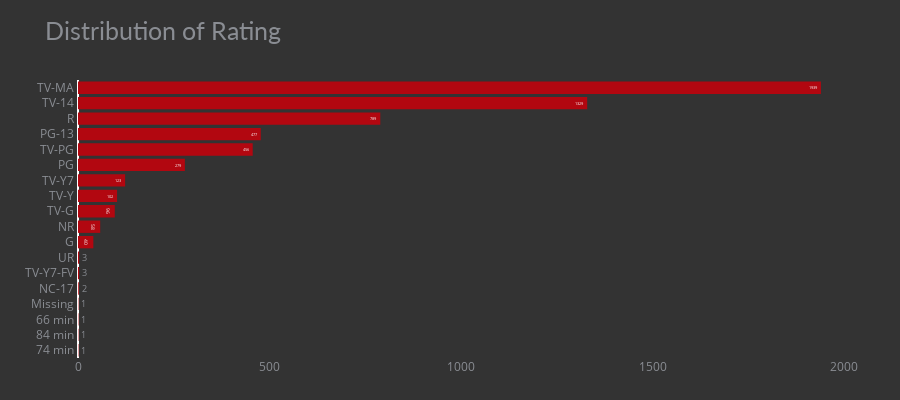

Notebook code cell kept with this figure:
### Code cell
df_rating = pd.DataFrame(df['rating'].value_counts()).reset_index().rename(columns={'index':'rating','rating':'count'})

fig_bar = px.bar(df_rating, y='rating', x='count', title='Distribution of Rating',

color_discrete_sequence=['#b20710'], text='count')

fig_bar.update_xaxes(showgrid=False)

fig_bar.update_yaxes(showgrid=False, categoryorder='total ascending', ticksuffix=' ', showline=False)

fig_bar.update_traces(hovertemplate=None, marker=dict(line=dict(width=0)))

fig_bar.update_layout(margin=dict(t=80, b=0, l=70, r=40),

hovermode="y unified",

xaxis_title=' ', yaxis_title=" ", height=400,

plot_bgcolor='#333', paper_bgcolor='#333',

title_font=dict(size=25, color='#8a8d93', family="Lato, sans-serif"),

font=dict(color='#8a8d93'),

legend=dict(orientation="h", yanchor="bottom", y=1, xanchor="center", x=0.5),

hoverlabel=dict(bgcolor="black", font_size=13, font_family="Lato, sans-serif"))

### Figure 1 — Plotly figure (JSON) as saved in the notebook; plotly's stock layout.template omitted (floating-point values rounded to 4 significant figures)
{"data": [{"alignmentgroup": "True", "legendgroup": "", "marker": {"color": "#b20710", "line": {"width": 0}, "pattern": {"shape": ""}}, "name": "", "offsetgroup": "", "orientation": "h", "showlegend": false, "text": [1939, 1329, 789, 477, 456, 279, 123, 102, 96, 58, 40, 3, 3, 2, 1, 1, 1, 1], "textposition": "auto", "type": "bar", "x": [1939, 1329, 789, 477, 456, 279, 123, 102, 96, 58, 40, 3, 3, 2, 1, 1, 1, 1], "xaxis": "x", "y": ["TV-MA", "TV-14", "R", "PG-13", "TV-PG", "PG", "TV-Y7", "TV-Y", "TV-G", "NR", "G", "TV-Y7-FV", "UR", "NC-17", "74 min", "84 min", "66 min", "Missing"], "yaxis": "y"}], "layout": {"barmode": "relative", "font": {"color": "#8a8d93"}, "height": 400, "hoverlabel": {"bgcolor": "black", "font": {"family": "Lato, sans-serif", "size": 13}}, "hovermode": "y unified", "legend": {"orientation": "h", "tracegroupgap": 0, "x": 0.5, "xanchor": "center", "y": 1, "yanchor": "bottom"}, "margin": {"b": 0, "l": 70, "r": 40, "t": 80}, "paper_bgcolor": "#333", "plot_bgcolor": "#333", "title": {"font": {"color": "#8a8d93", "family": "Lato, sans-serif", "size": 25}, "text": "Distribution of Rating"}, "xaxis": {"anchor": "y", "domain": [0, 1], "showgrid": false, "title": {"text": " "}}, "yaxis": {"anchor": "x", "categoryorder": "total ascending", "domain": [0, 1], "showgrid": false, "showline": false, "ticksuffix": " ", "title": {"text": " "}}}}
